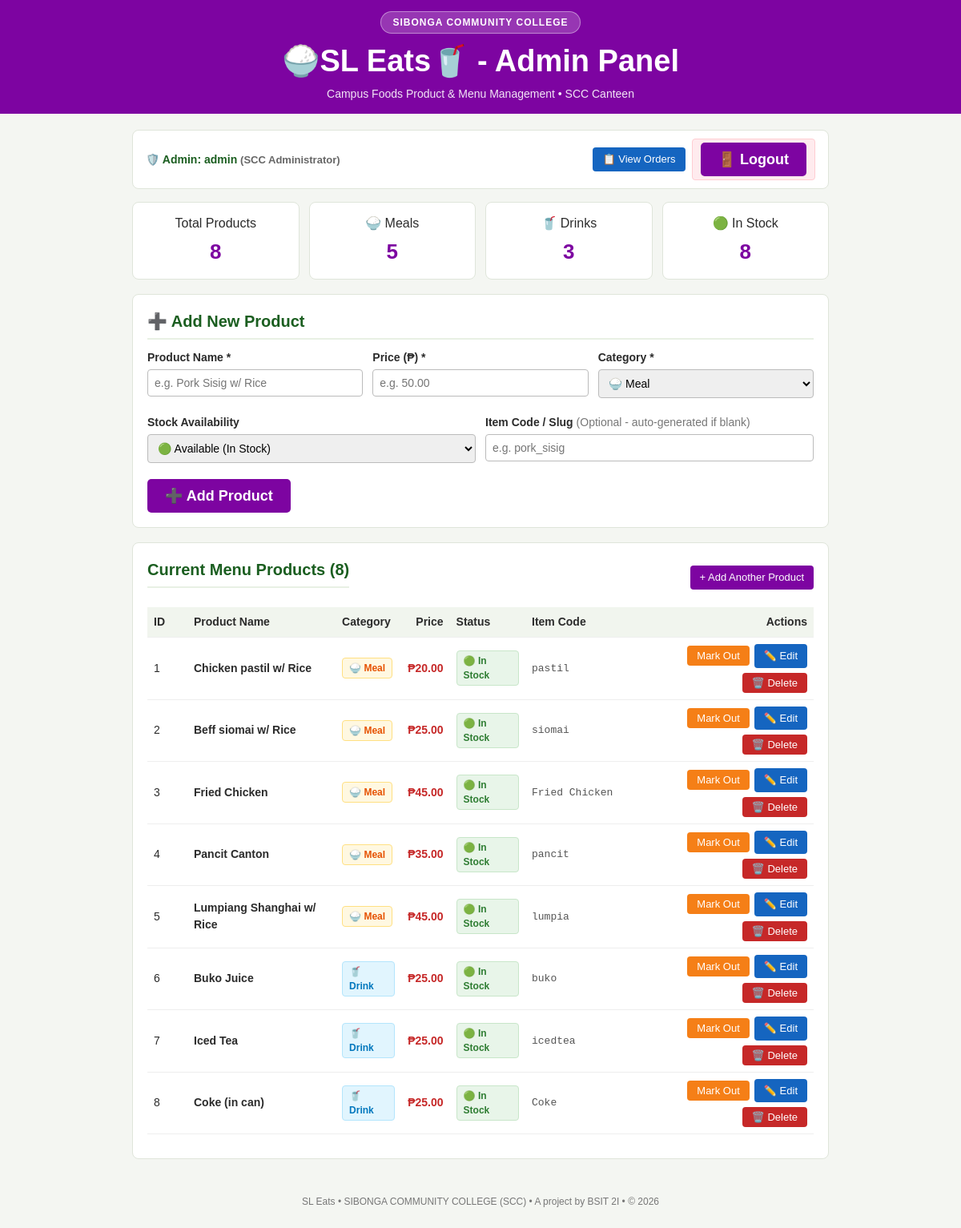
Screenshot of /admin.php (signed in) with the database file from the repository.
### tables this page shows
CREATE TABLE IF NOT EXISTS `menu_items` (
  `id` INT AUTO_INCREMENT PRIMARY KEY,
  `item_code` VARCHAR(50) NOT NULL UNIQUE,
  `name` VARCHAR(100) NOT NULL,
  `price` DECIMAL(10, 2) NOT NULL,
  `type` ENUM('meal', 'drink') NOT NULL,
  `is_available` TINYINT(1) DEFAULT 1,
  `created_at` TIMESTAMP DEFAULT CURRENT_TIMESTAMP
);

### admin.php (the view, shortened to what this page needs)
<?php
require_once __DIR__ . '/db.php';
$edit_item = null;
$menu_items = [];
$res = $conn->query("SELECT * FROM `menu_items` ORDER BY FIELD(`type`, 'meal', 'drink'), `id` ASC");
if ($res && $res->num_rows > 0) {
  while ($row = $res->fetch_assoc()) {
    $menu_items[] = $row;
  }
}
$total_products = count($menu_items);
$total_meals = 0;
$total_drinks = 0;
$total_available = 0;
foreach ($menu_items as $item) {
  if ($item['type'] === 'meal') $total_meals++;
  if ($item['type'] === 'drink') $total_drinks++;
  if ((int)$item['is_available'] === 1) $total_available++;
}
?>
<!DOCTYPE html>
<html lang="en">
<head>
  <link rel="stylesheet" href="style.css">
</head>
<body>
  <header>
    <div class="scc-badge">sibonga community college</div>
    <h1> 🍚SL Eats🥤 - Admin Panel</h1>
    <p>Campus Foods Product & Menu Management &bull; SCC Canteen</p>
  </header>
  <div class="container">
    <div class="user-bar">
      <div class="user-info">
        🛡️ Admin: <strong><?php echo htmlspecialchars($_SESSION['admin_username']); ?></strong>
        <span style="color: #666; font-size: 13px;">(<?php echo htmlspecialchars($_SESSION['admin_name'] ?? 'Administrator'); ?>)</span>
      </div>
      <div style="display: flex; gap: 8px; align-items: center;">
        <a href="view_orders.php" class="btn btn-sm" style="background: #1565c0;">📋 View Orders</a>
        <a href="logout.php?role=admin" class="logout-btn"><button>🚪 Logout</button></a>
      </div>
    </div>
    <div class="stats-grid">
      <div class="stat-card">
        <div>Total Products</div>
        <div class="num"><?php echo $total_products; ?></div>
      </div>
      <div class="stat-card">
        <div>🍚 Meals</div>
        <div class="num"><?php echo $total_meals; ?></div>
      </div>
      <div class="stat-card">
        <div>🥤 Drinks</div>
        <div class="num"><?php echo $total_drinks; ?></div>
      </div>
      <div class="stat-card">
        <div>🟢 In Stock</div>
        <div class="num"><?php echo $total_available; ?></div>
      </div>
    </div>
    <div class="card" id="productForm">
      <h2><?php echo $edit_item ? '✏️ Edit Product: ' . htmlspecialchars($edit_item['name']) : '➕ Add New Product'; ?></h2>
      <form method="post" action="admin.php">
        <div class="form-grid">
          <div>
            <label for="name">Product Name *</label>
            <input type="text" id="name" name="name" placeholder="e.g. Pork Sisig w/ Rice"
                   value="<?php echo $edit_item ? htmlspecialchars($edit_item['name']) : ''; ?>" required>
          </div>
          <div>
            <label for="price">Price (₱) *</label>
            <input type="number" step="0.01" min="1" id="price" name="price" class="form-control" placeholder="e.g. 50.00"
                   value="<?php echo $edit_item ? htmlspecialchars($edit_item['price']) : ''; ?>" required>
          </div>
          <div>
            <label for="type">Category *</label>
            <select id="type" name="type" required>
              <option value="meal" <?php echo ($edit_item && $edit_item['type'] === 'meal') ? 'selected' : ''; ?>>🍚 Meal</option>
            </select>
          </div>
        </div>
        <div class="form-grid">
          <div>
            <label for="is_available">Stock Availability</label>
            <select id="is_available" name="is_available">
              <option value="1" <?php echo (!$edit_item || (int)$edit_item['is_available'] === 1) ? 'selected' : ''; ?>>🟢 Available (In Stock)</option>
            </select>
          </div>
          <div>
            <label for="item_code">Item Code / Slug <span style="font-weight: normal; color: #777;">(Optional - auto-generated if blank)</span></label>
            <input type="text" id="item_code" name="item_code" placeholder="e.g. pork_sisig"
                   value="<?php echo $edit_item ? htmlspecialchars($edit_item['item_code']) : ''; ?>">
          </div>
        </div>
        <div style="display: flex; gap: 10px; align-items: center; margin-top: 6px;">
          <button type="submit" class="btn">
            <?php echo $edit_item ? '💾 Save Changes' : '➕ Add Product'; ?>
          </button>
        </div>
      </form>
    </div>
    <div class="card">
      <div style="display: flex; justify-content: space-between; align-items: center; margin-bottom: 12px; flex-wrap: wrap; gap: 10px;">
        <h2>Current Menu Products (<?php echo count($menu_items); ?>)</h2>
        <a href="#productForm" class="btn btn-sm" style="font-size: 13px;">+ Add Another Product</a>
      </div>
      <?php if (empty($menu_items)): ?>
        <p style="text-align: center; color: #777; padding: 25px;">No products in menu yet. Use the form above to add your first product!</p>
      <?php else: ?>
        <div style="overflow-x: auto;">
          <table>
            <thead>
              <tr>
                <th style="width: 50px;">ID</th>
                <th>Product Name</th>
                <th>Category</th>
                <th class="right">Price</th>
                <th>Status</th>
                <th style="width: 140px;">Item Code</th>
                <th style="width: 220px;" class="right">Actions</th>
              </tr>
            </thead>
            <tbody>
              <?php foreach ($menu_items as $prod): ?>
                <tr>
                  <td><?php echo (int)$prod['id']; ?></td>
                  <td><strong><?php echo htmlspecialchars($prod['name']); ?></strong></td>
                  <td>
                    <?php if ($prod['type'] === 'meal'): ?>
                      <span class="badge badge-meal">🍚 Meal</span>
                    <?php else: ?>
                      <span class="badge badge-drink">🥤 Drink</span>
                    <?php endif; ?>
                  </td>
                  <td class="right" style="font-weight: bold; color: #c62828;">
                    ₱<?php echo number_format($prod['price'], 2); ?>
                  </td>
                  <td>
                    <?php if ((int)$prod['is_available'] === 1): ?>
                      <span class="badge badge-available">🟢 In Stock</span>
                    <?php else: ?>
                      <span class="badge badge-unavailable">🔴 Out of Stock</span>
                    <?php endif; ?>
                  </td>
                  <td style="font-family: monospace; font-size: 13px; color: #555;">
                    <?php echo htmlspecialchars($prod['item_code']); ?>
                  </td>
                  <td class="right">
                    <div class="action-group" style="justify-content: flex-end;">
                      <form method="post" action="admin.php">
                        <button type="submit" class="btn btn-sm <?php echo (int)$prod['is_available'] === 1 ? 'btn-warning' : 'btn-success'; ?>"
                                title="Toggle stock availability">
                          <?php echo (int)$prod['is_available'] === 1 ? 'Mark Out' : 'Mark In'; ?>
                        </button>
                      </form>
                      <a href="admin.php?edit=<?php echo (int)$prod['id']; ?>#productForm" class="btn btn-sm" style="background: #1565c0;" title="Edit product">
                        ✏️ Edit
                      </a>
                      <form method="post" action="admin.php" onsubmit="return confirm('Are you sure you want to delete \'<?php echo addslashes($prod['name']); ?>\'?');">
                        <button type="submit" class="btn btn-sm btn-danger" title="Delete product">
                          🗑️ Delete
                        </button>
                      </form>
                    </div>
                  </td>
                </tr>
              <?php endforeach; ?>
            </tbody>
          </table>
        </div>
      <?php endif; ?>
    </div>
  </div>
  <footer>
    SL Eats &bull; SIBONGA COMMUNITY COLLEGE (SCC) &bull; A project by BSIT 2I &bull; &copy; <?php echo date('Y'); ?>
  </footer>
</body>
</html>

### style.css (style rules this page uses)
* { box-sizing: border-box; margin: 0; padding: 0; }
body { font-family: Arial, Helvetica, sans-serif; background: #f4f6f2; color: #2b2b2b; line-height: 1.5; }
header { background: #7d04a1; color: white; padding: 14px 20px; text-align: center; }
header h1 { font-size: 38px; margin-bottom: 2px; }
header p { font-size: 14px; opacity: 0.9; }
.scc-badge { display: inline-block; background: rgba(255, 255, 255, 0.2); border: 1px solid rgba(255, 255, 255, 0.4); color: #fff; padding: 4px 14px; border-radius: 20px; font-size: 12px; font-weight: bold; letter-spacing: 1px; margin-bottom: 6px; text-transform: uppercase; }
.container { max-width: 900px; margin: 20px auto; padding: 0 15px; }
.card { background: white; border: 1px solid #dfe5da; border-radius: 8px; padding: 18px; margin-bottom: 18px; }
.card h2 { font-size: 20px; color: #1b5e20; margin-bottom: 12px; border-bottom: 2px solid #e8f0e4; padding-bottom: 6px; }
.user-bar { display: flex; justify-content: space-between; align-items: center; background: #ffffff; border: 1px solid #dfe5da; border-radius: 8px; padding: 10px 16px; margin-bottom: 16px; font-size: 14px; flex-wrap: wrap; gap: 10px; }
.user-bar .user-info { font-weight: bold; color: #1b5e20; }
.user-bar a.logout-btn { color: #c62828; text-decoration: none; font-weight: bold; font-size: 13px; padding: 4px 10px; border: 1px solid #ffcdd2; border-radius: 4px; background: #ffebee; }
label { display: block; font-size: 14px; margin-bottom: 4px; font-weight: bold; }
input[type="text"], input[type="password"], input[type="number"].form-control, select { width: 100%; padding: 8px; border: 1px solid #bbb; border-radius: 4px; margin-bottom: 12px; font-size: 14px; }
.form-grid { display: grid; grid-template-columns: repeat(auto-fit, minmax(200px, 1fr)); gap: 12px; margin-bottom: 8px; }
button, .btn { background: #7d04a1; color: white; border: none; padding: 10px 22px; border-radius: 5px; font-size: 18px; font-weight: bold; cursor: pointer; text-decoration: none; display: inline-block; text-align: center; transition: background 0.2s ease; }
.btn-sm { padding: 5px 12px; font-size: 13px; border-radius: 4px; font-weight: normal; }
.btn-danger { background: #c62828 !important; }
.btn-warning { background: #f57f17 !important; }
.stats-grid { display: grid; grid-template-columns: repeat(auto-fit, minmax(180px, 1fr)); gap: 12px; margin-bottom: 18px; }
.stat-card { background: white; border: 1px solid #dfe5da; border-radius: 8px; padding: 14px; text-align: center; }
.stat-card .num { font-size: 26px; font-weight: bold; color: #7d04a1; margin-top: 4px; }
.badge { display: inline-block; padding: 3px 8px; border-radius: 4px; font-size: 12px; font-weight: bold; text-transform: capitalize; }
.badge-meal { background: #fff8e1; color: #e65100; border: 1px solid #ffe082; }
.badge-drink { background: #e1f5fe; color: #0277bd; border: 1px solid #b3e5fc; }
.badge-available { background: #e8f5e9; color: #2e7d32; border: 1px solid #c8e6c9; }
.action-group { display: flex; gap: 6px; align-items: center; flex-wrap: wrap; }
.action-group form { margin: 0; display: inline-block; }
table { width: 100%; border-collapse: collapse; margin-bottom: 12px; font-size: 14px; }
th, td { padding: 8px; border-bottom: 1px solid #eee; text-align: left; }
th { background: #f1f5ee; font-weight: bold; }
td.right, th.right { text-align: right; }
footer { text-align: center; font-size: 12px; color: #777; padding: 24px 20px; }

### admin.php (style rules this page uses)
.stats-grid { display: grid; grid-template-columns: repeat(auto-fit, minmax(180px, 1fr)); gap: 12px; margin-bottom: 18px; }
.stat-card { background: white; border: 1px solid #dfe5da; border-radius: 8px; padding: 14px; text-align: center; }
.stat-card .num { font-size: 26px; font-weight: bold; color: #7d04a1; margin-top: 4px; }
.action-group { display: flex; gap: 6px; align-items: center; flex-wrap: wrap; }
.action-group form { margin: 0; display: inline-block; }

### rows the page displays
menu_items: id "1", name "Chicken pastil w/ Rice", type "🍚 Meal", price "20.00", is_available "🟢 In Stock", item_code "pastil"
menu_items: id "2", name "Beff siomai w/ Rice", type "🍚 Meal", price "25.00", is_available "🟢 In Stock", item_code "siomai"
menu_items: id "3", name "Fried Chicken", type "🍚 Meal", price "45.00", is_available "🟢 In Stock", item_code "Fried Chicken"
menu_items: id "4", name "Pancit Canton", type "🍚 Meal", price "35.00", is_available "🟢 In Stock", item_code "pancit"
menu_items: id "5", name "Lumpiang Shanghai w/ Rice", type "🍚 Meal", price "45.00", is_available "🟢 In Stock", item_code "lumpia"
menu_items: id "6", name "Buko Juice", type "🥤 Drink", price "25.00", is_available "🟢 In Stock", item_code "buko"
menu_items: id "7", name "Iced Tea", type "🥤 Drink", price "25.00", is_available "🟢 In Stock", item_code "icedtea"
menu_items: id "8", name "Coke (in can)", type "🥤 Drink", price "25.00", is_available "🟢 In Stock", item_code "Coke"

### other values shown
$_SESSION['admin_username'] "admin"
$_SESSION['admin_name'] "SCC Administrator"
$total_products "8"
$total_meals "5"
$total_drinks "3"
$total_available "8"
count($menu_items) "8"
